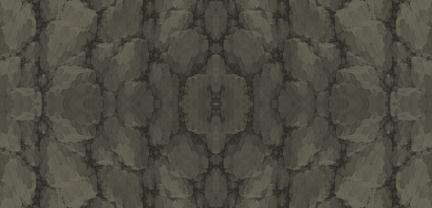
#> input picture art/rooms/P02/bank_subsoil.png, 432 x 208 px
$ python bake_terrace_strata.py
#> lines starting #> are read from the running program, lines starting #| are printed output that depends on the picture; after the words box and inside, x2 and y2 are one past the last pixel; in counts of white or black regions, pixels touching at a corner belong together
"""Cut the v29 field banks from the approved native loam. Keep both mouths open."""
from pathlib import Path
import math
import numpy as np
from PIL import Image, ImageDraw

ROOT = Path(__file__).resolve().parents[3]
OUT = ROOT / "production/assets/scenery/p02/p02_terrace_strata.webp"
SOIL = ROOT / "art/rooms/P02/bank_subsoil.png"
texture = np.asarray(Image.open(SOIL).convert("L"), dtype=float)
height, width = 438, 1650
y, x = np.indices((height, width))
world_y = y + 408
# Mirror the native stone bed at its seams. Broader layers follow the pressure
# of the banks and are lit from the direction of the open field.
def mirror(u, size):
#> called with size = 208
    folded = u % (2 * size)
    return np.where(folded < size, folded, 2 * size - 1 - folded).astype(int)
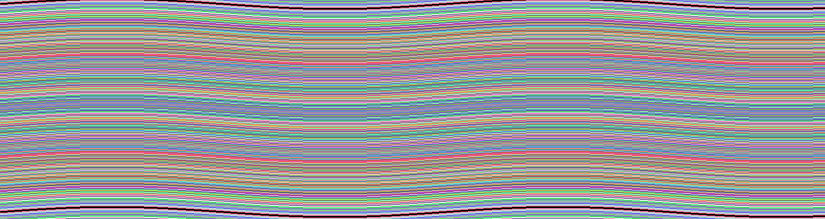
#> returned value: shape (438, 1650) int64 (shown at 1/2 size); 208 distinct labels, from 0 to 207; one colour per label, 0 black
relief = texture[mirror(world_y + 10*np.sin(x/142), texture.shape[0]), mirror(x+13*np.sin(world_y/58), texture.shape[1])]
#> call 2 of mirror, with size = 432
#> in mirror (call 2), `folded = u % (2 * size)`:
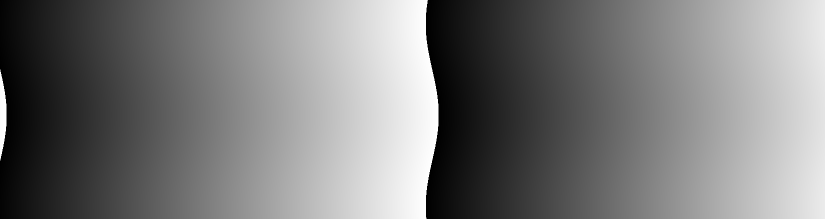
#> folded: shape (438, 1650) float64 (shown at 1/2 size); min 0.000127, max 864, mean 416; drawn with min black and max white
#> in mirror (call 2), `return np.where(folded < size, folded, 2 * size - 1 - folded).astype(i..`:
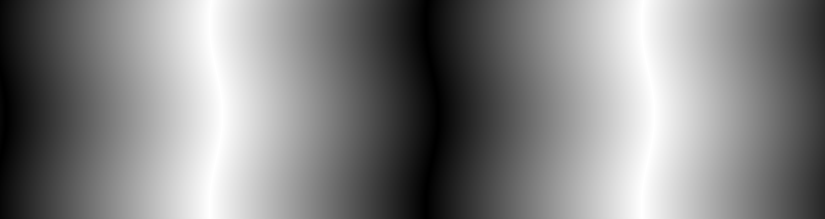
#> returned value: shape (438, 1650) int64 (shown at 1/2 size); min 0, max 431, mean 223.4; drawn with min black and max white
relief = np.clip((relief-36)/66, -.45, 1.35)
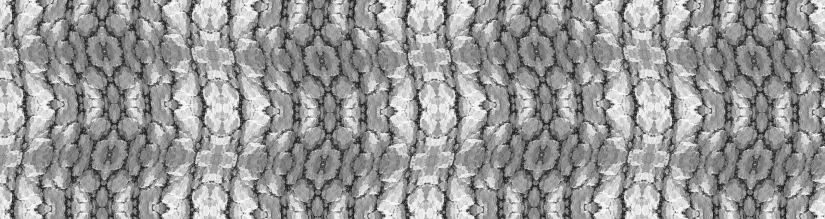
#> relief: shape (438, 1650) float64 (shown at 1/2 size); min 0.106, max 0.97, mean 0.596
shelf = np.sin(world_y/20+x/195)*.16 + np.sin(world_y/47-x/400)*.22
depth = np.clip((845-world_y)/330,0,1)
light = .28+.48*depth + shelf
colors = np.clip(np.array([17,21,29])+(light*relief)[:,:,None]*np.array([53,46,30]), 0,255).astype('uint8')
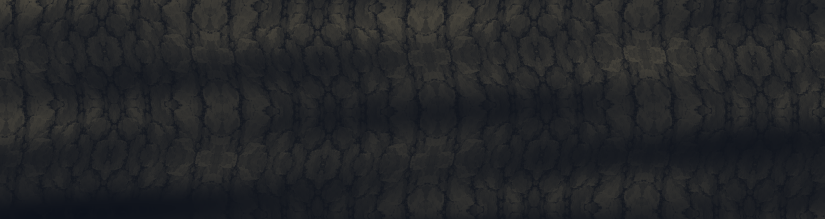
#> colors: shape (438, 1650, 3) (shown at 1/2 size); mean of channels 0, 1, 2 35.2, 36.8, 39.1; drawn as R, G, B
mask = Image.new('L',(width,height))
#> mask: PIL image 1650x438 L; every value is 0
draw = ImageDraw.Draw(mask)
def face(left,top,right,bottom=846,fray=True):
    # Keep each actual grass edge and the immediate soil beneath it visible.
    points=[(x,round(top-408 + (3*math.sin(x/37)+2*math.sin(x/13) if fray else 0))) for x in range(left,right,3)]
    points.extend([(right-1,top-408),(right-1,bottom-408),(left,bottom-408)])
    draw.polygon(points,fill=255)
face(0,543,120)
face(0,447,360,490)
face(120,640,192)
face(192,830,288)
face(288,787,325)
face(325,609,416)
face(416,529,454)
face(454,577,496)
face(496,609,648)
face(648,449,790)
face(790,512,820)
face(820,565,850)
face(850,618,880)
face(880,681,882)
face(1008,486,1284)
face(1284,462,1650)
im=Image.fromarray(colors,'RGB');im.putalpha(mask)
#> after `im.putalpha(mask)`:
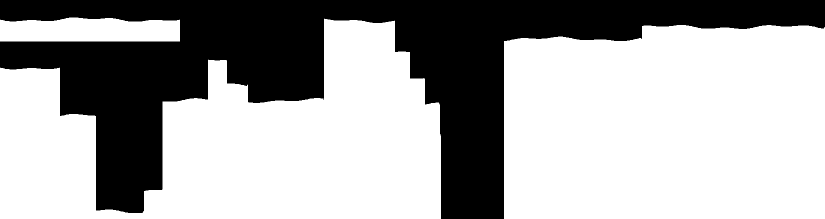
#> mask: PIL image 1650x438 L (shown at 1/2 size); 65.5% white; 1 black region, box (x1, y1, x2, y2) and area: (0, 0, 1650, 438) 249456
#> after `im.putalpha(mask)`:
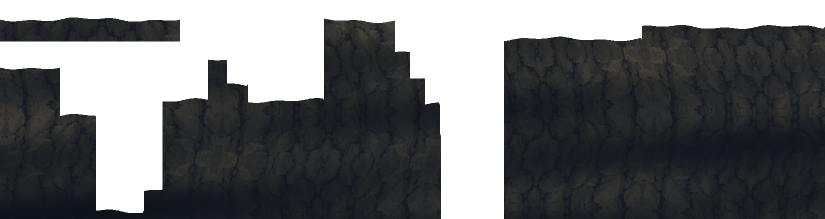
#> im: PIL image 1650x438 RGBA (shown at 1/2 size); mean R, G, B, A 35.2, 36.8, 39.1, 167; transparent parts drawn white
im.save(OUT,lossless=True,method=6)
